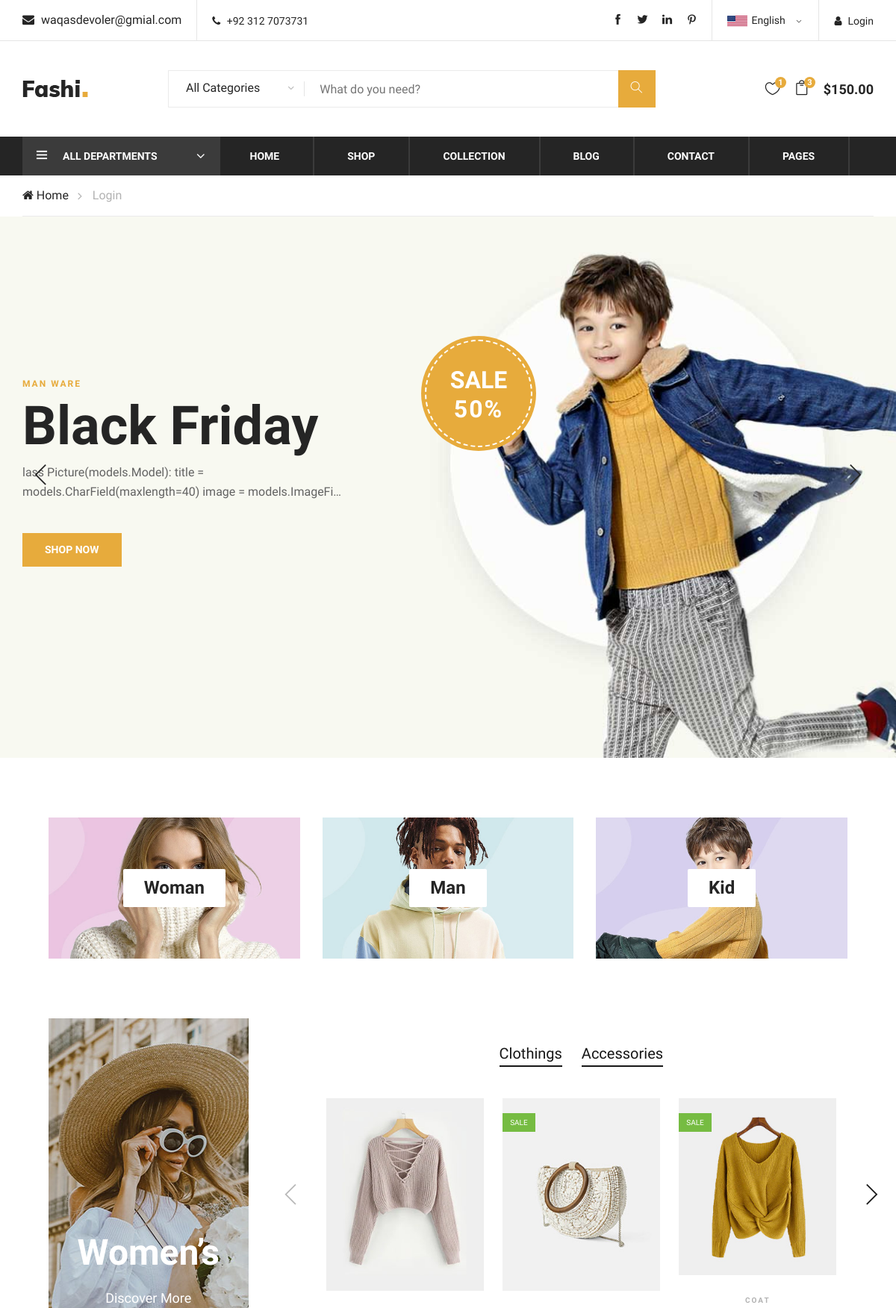
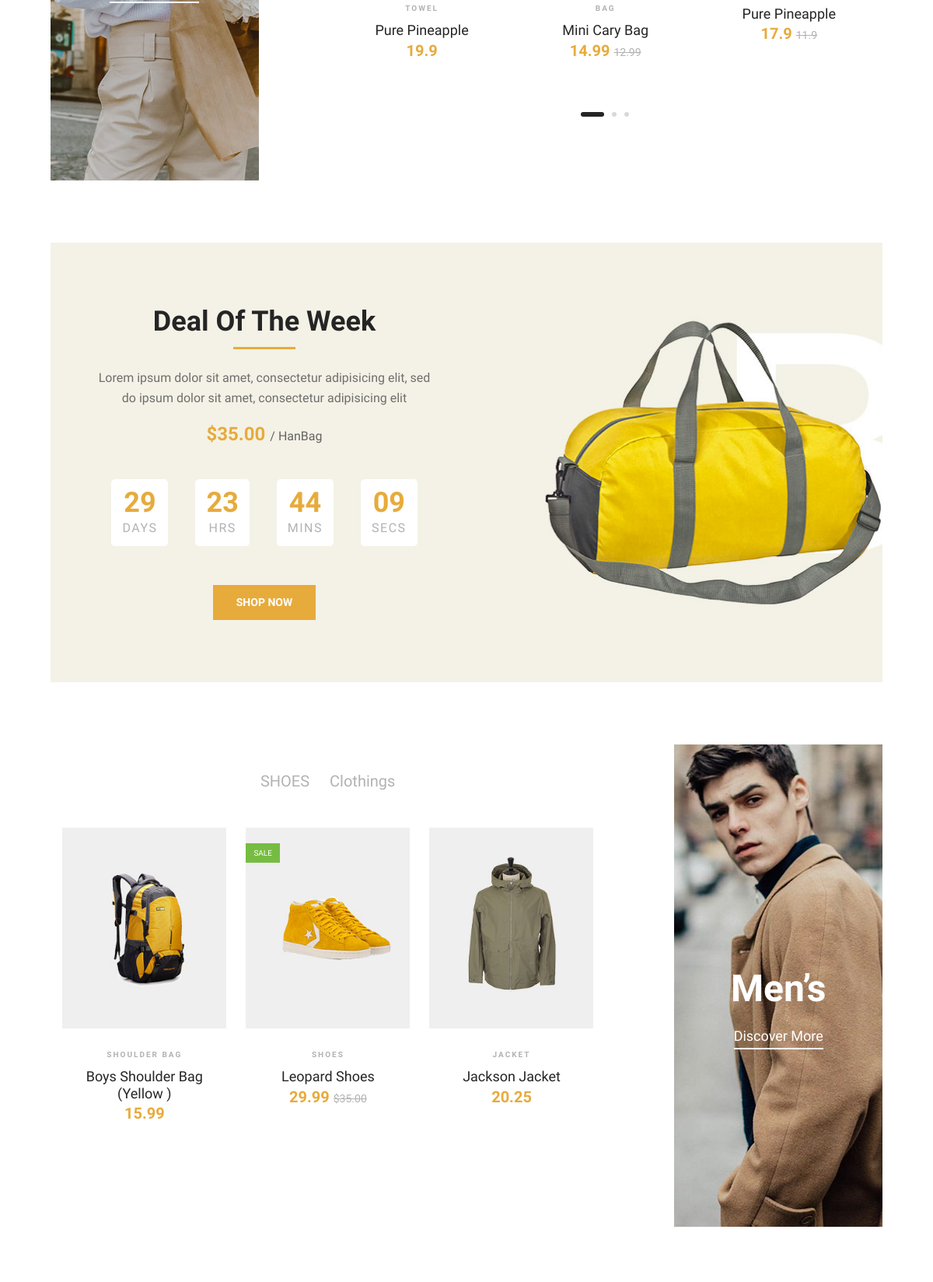
The page / (upper part) on the database its author committed (2 pictures, top to bottom).
### Home/models.py (models this page shows, shortened)
class Promotions(models.Model):
    promoion_id = models.AutoField(primary_key=True)
    promotion_title = models.CharField(max_length=100)
    promotion_name = models.CharField(max_length=100)
    promotion_desc = models.TextField()
    promotion_up_to = models.IntegerField()
    promotion_catagory = models.ForeignKey(Product,on_delete=models.CASCADE)
    promotion_item = models.ForeignKey(Item,models.CASCADE)
    promtion_cover1 = models.ImageField()
    promotion_duration = models.DateTimeField(default=dt.now)

class Product(models.Model):
    product_id = models.AutoField(primary_key=True)
    product_category = models.CharField(max_length=30)
    product_publishDate = models.DateTimeField(default='',)
    product_cover = models.ImageField(blank=True)
    product_baneer = models.ImageField()

class Item(models.Model):
    item_id = models.AutoField(primary_key=True)
    item_category = models.ForeignKey(Product,on_delete=models.CASCADE)
    item_subCategory = models.CharField(max_length=30)
    item_name = models.CharField(max_length=30,default='')
    item_titile = models.CharField(max_length=30)
    item_FrashPricse = models.FloatField(max_length=30)
    item_Discount_pricse = models.FloatField(max_length=30,default=0.00)
    item_discription = models.TextField()
    item_image = models.ImageField()
    item_quantity = models.IntegerField()
    item_weight = models.FloatField(default=1.0,help_text="In KG")
    item_publishDate = models.DateTimeField()
    small = models.BooleanField(default=False)
    extra_samll = models.BooleanField(default=False)
    medium = models.BooleanField(default=True)
    large = models.BooleanField(default=False)
    extra_large = models.BooleanField(default=False)
    item_color1 = ColorField(default='#FF0000')
    item_color2 = ColorField(null=True)
    item_color3 = ColorField(null=True)
    item_zoom_pic1 = models.ImageField(blank=True)
    item_zoom_pic2 = models.ImageField(blank=True)
    item_zoom_pic3 = models.ImageField(blank=True)

### Home/views.py (the view)
# urls.py: path('',views.Home,name='HomePage'),
def Home(request):
    products = Product.objects.all()
    blogs = Blog_Post.objects.all()[:3:-1]
    woman_pdt = Product.objects.filter(product_category='Woman')
    Man_pdt = Product.objects.filter(product_category='Man')
    Kid_pdt = Product.objects.filter(product_category='Kid')
    woman_items = Item.objects.filter(item_category=woman_pdt.first())
    woman_ctg = { item.item_subCategory for item in woman_items }
    man_items = Item.objects.filter(item_category=Man_pdt.first())
    man_ctgy = { item.item_subCategory for item in man_items}
    pro = Promotions.objects.all()
    time_pro = TimeDeal.objects.all()
    send_data = {'Products':products,'Promotions':pro,'Time_Deal':time_pro,"woman_items":woman_items[:20],
                'woman_ctg':woman_ctg,'man_items':man_items[:20],'man_ctg':man_ctgy,'Blogs':blogs}
    return render(request,'home/index.html',send_data)

### templates/home/index.html (shortened to what this page needs)
{% extends 'basic.html' %} {% block body %}
{% load static %}
<body>
    <section class="hero-section">
        <div class="hero-items owl-carousel">
            {% for item in Promotions %}
            <div class="single-hero-items set-bg" data-setbg="/media/{{item.promtion_cover1}}">
                <div class="container">
                    <div class="row">
                        <div class="col-lg-5">
                            <span>{{item.promotion_title}}</span>
                            <h1>{{item.promotion_name}}</h1>
                            <p>{{item.promotion_desc|truncatechars:100}}</p>
                            <a href="#" class="primary-btn">Shop Now</a>
                        </div>
                    </div>
                    <div class="off-card">
                        <h2>Sale <span>{{item.promotion_up_to}}%</span></h2>
                    </div>
                </div>
            </div>
            {% endfor %}
        </div>
    </section>
    <div class="banner-section spad">
        <div class="container-fluid">
            <div class="row">
                {% for i in Products %}
                <div class="col-lg-4">
                    <div class="single-banner">
                        <div class="inner-text">
                            <h4>{{i.product_category}}</h4>
                        </div>
                    </div>
                </div>
                 {% endfor %}
            </div>
        </div>
    </div>
    <section class="women-banner spad">
        <div class="container-fluid">
            <div class="row">
                <div class="col-lg-3">
                    <div class="product-large set-bg" data-setbg="{% static 'home/Images/Covers/women-large.jpg' %}">
                        <h2>Women’s</h2>
                        <a href="/shop/">Discover More</a>
                    </div>
                </div>
                <div class="col-lg-8 offset-lg-1">
                    <div class="filter-control">
                        <ul>
                            {% for ctg in woman_ctg %}
                            <li class="active">{{ctg}}</li>
                            {% endfor %}
                        </ul>
                    </div>
                    <div class="product-slider owl-carousel">
                        {% for item in woman_items %}
                        <div class="product-item">
                            <div class="pi-pic">
                                <img src="/media/{{item.item_image}}" alt=""> {% if item.item_Discount_pricse != 0.0 %}
                                <div class="sale">Sale</div>
                                {% endif %}
                            </div>
                            <div class="pi-text">
                                <div class="catagory-name">{{item.item_name}}</div>
                                <a href="#">
                                    <h5>{{item.item_titile}}</h5>
                                </a>
                                <div class="product-price">
                                    {{item.item_FrashPricse}} {% if item.item_Discount_pricse != 0.0 %}
                                    <span>{{item.item_Discount_pricse}}</span> {% endif %}
                                </div>
                            </div>
                        </div>
                        {% endfor %}
                    </div>
                </div>
            </div>
        </div>
    </section>
    <section class="deal-of-week set-bg spad" data-setbg="{% static '/home/Images/Promotions/time-bg.jpg' %}">
        <div class="container">
            <div class="col-lg-6 text-center">
                <div class="section-title">
                    <h2>Deal Of The Week</h2>
                    <p>Lorem ipsum dolor sit amet, consectetur adipisicing elit, sed<br /> do ipsum dolor sit amet, consectetur adipisicing elit </p>
                    <div class="product-price">
                        $35.00
                        <span>/ HanBag</span>
                    </div>
                </div>
                <div class="countdown-timer" id="countdown">
                </div>
                <a href="#" class="primary-btn">Shop Now</a>
            </div>
        </div>
    </section>
      <section class="man-banner spad">
        <div class="container-fluid">
            <div class="row">
                <div class="col-lg-8">
                    <div class="filter-control">
                        <ul>
                            {% for ctg in man_ctg   %}
                            <li>{{ctg}}</li>
                            {% endfor %}
                        </ul>
                    </div>
                    <div class="product-slider owl-carousel">
                     {% for item in man_items %}
                        <div class="product-item">
                            <div class="pi-pic">
                                <img src="/media/{{item.item_image}}" alt="">
                                {% if item.item_Discount_pricse != 0 %}
                                <div class="sale">Sale</div>
                                {% endif %}
                            </div>
                            <div class="pi-text">
                                <div class="catagory-name">{{item.item_name}}</div>
                                <a href="#">
                                    <h5>{{item.item_titile}}</h5>
                                </a>
                                <div class="product-price">
                                    {{item.item_FrashPricse}}
                                    {% if item.item_Discount_pricse != 0 %}
                                    <span>$35.00</span>
                                    {% endif %}
                                </div>
                            </div>
                        </div>
                        {% endfor %}
                    </div>
                </div>
                <div class="col-lg-3 offset-lg-1">
                    <div class="product-large set-bg m-large" data-setbg="{% static 'home/Images/Covers/man-large.jpg' %}">
                        <h2>Men’s</h2>
                        <a href="/shop/">Discover More</a>
                    </div>
                </div>
            </div>
        </div>
    </section>
</body>
{% endblock %}

### rows shown on the page
Promotions: promotion_title "MAN WARE", promotion_name "Black Friday", promotion_desc "lass Picture(models.Model): title = models.CharField(maxlength=40) image = models.ImageFi…", promotion_up_to "50"
Product: product_category "Woman"
Product: product_category "Man"
Product: product_category "Kid"
Item: woman_ctg "Clothings", item_image (picture), item_name "TOWEL", item_titile "Pure Pineapple", item_FrashPricse "19.9"
Item: woman_ctg "Accessories", item_image (picture), shows "SALE", item_name "BAG", item_titile "Mini Cary Bag", item_FrashPricse "14.99", item_Discount_pricse "12.99"
Item: item_image (picture), shows "SALE", item_name "COAT", item_titile "Pure Pineapple", item_FrashPricse "17.9", item_Discount_pricse "11.9"
Item: man_ctg "SHOES", item_image (picture), item_Discount_pricse "SALE", item_name "SHOES", item_titile "Leopard Shoes", item_FrashPricse "29.99"
Item: man_ctg "Clothings", item_image (picture), item_name "SHOULDER BAG", item_titile "Boys Shoulder Bag (Yellow )", item_FrashPricse "15.99"
Item: item_image (picture), item_name "JACKET", item_titile "Jackson Jacket", item_FrashPricse "20.25"
